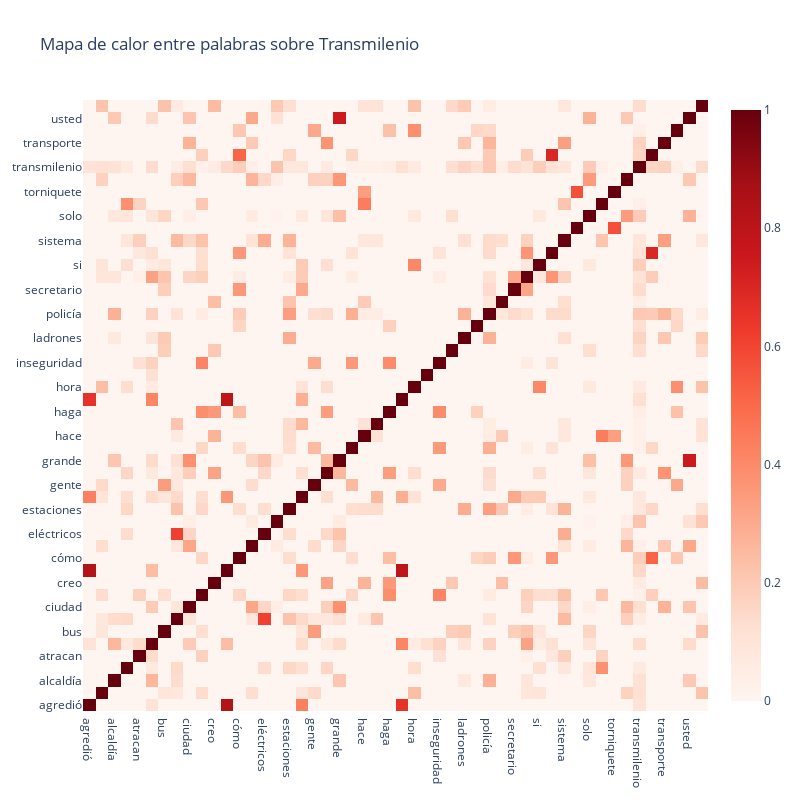

Write notebook code for a chart like this one.
### Markdown cell above
## Correlación entre palabras acerca de Transmilenio

### Code cell
from sklearn.metrics.pairwise import cosine_similarity
from sklearn.feature_extraction.text import TfidfVectorizer

#Vectorización de palabras 
tfidf_vect = TfidfVectorizer(preprocessor=pre_procesado, ngram_range=(1,1), max_features=50)
tfidf = tfidf_vect.fit_transform(data.palabras.values)

#Cálculo de Distancias del Coseno
voc = [k for k,v in sorted(tfidf_vect.vocabulary_.items(), key=lambda kv: kv[1])]
cos = pd.DataFrame(tfidf.toarray())
cos = cosine_similarity(cos.T.values)
cos = pd.DataFrame(cos)
cos.columns = voc
cos.index = voc
cos

#Creación de la Gráfica#
traza = go.Heatmap(z=cos.values.tolist(),
                   x=cos.index.values,
                   y=cos.columns.values,
                   colorscale='Reds')

layout = go.Layout(title='Mapa de calor entre palabras sobre Transmilenio ',
                   width=800, height=800)
fig = go.Figure(data=[traza],layout=layout)
iplot(fig)

### Figure 1 — Plotly figure (JSON) as saved in the notebook; plotly's stock layout.template omitted (floating-point values rounded to 4 significant figures; data arrays with more than 128 entries replaced by an {"elided": "..."} marker saying what was removed)
{"data": [{"colorscale": [[0, "rgb(255,245,240)"], [0.125, "rgb(254,224,210)"], [0.25, "rgb(252,187,161)"], [0.375, "rgb(252,146,114)"], [0.5, "rgb(251,106,74)"], [0.625, "rgb(239,59,44)"], [0.75, "rgb(203,24,29)"], [0.875, "rgb(165,15,21)"], [1, "rgb(103,0,13)"]], "type": "heatmap", "x": ["agredió", "alcaldesa", "alcaldía", "así", "atracan", "bogotá", "bus", "buses", "ciudad", "ciudadanos", "creo", "cárcel", "cómo", "día", "eléctricos", "escoltas", "estaciones", "estación", "gente", "gracias", "grande", "habla", "hace", "hacer", "haga", "hombre", "hora", "hueco", "inseguridad", "jajaja", "ladrones", "peñalosa", "policía", "policías", "secretario", "seguridad", "si", "sigue", "sistema", "soacha", "solo", "toda", "torniquete", "trabajo", "transmilenio", "transmisión", "transporte", "ud", "usted", "va"], "y": ["agredió", "alcaldesa", "alcaldía", "así", "atracan", "bogotá", "bus", "buses", "ciudad", "ciudadanos", "creo", "cárcel", "cómo", "día", "eléctricos", "escoltas", "estaciones", "estación", "gente", "gracias", "grande", "habla", "hace", "hacer", "haga", "hombre", "hora", "hueco", "inseguridad", "jajaja", "ladrones", "peñalosa", "policía", "policías", "secretario", "seguridad", "si", "sigue", "sistema", "soacha", "solo", "toda", "torniquete", "trabajo", "transmilenio", "transmisión", "transporte", "ud", "usted", "va"], "z": {"elided": "50x50 float values"}}], "layout": {"height": 800, "title": {"text": "Mapa de calor entre palabras sobre Transmilenio "}, "width": 800}}
